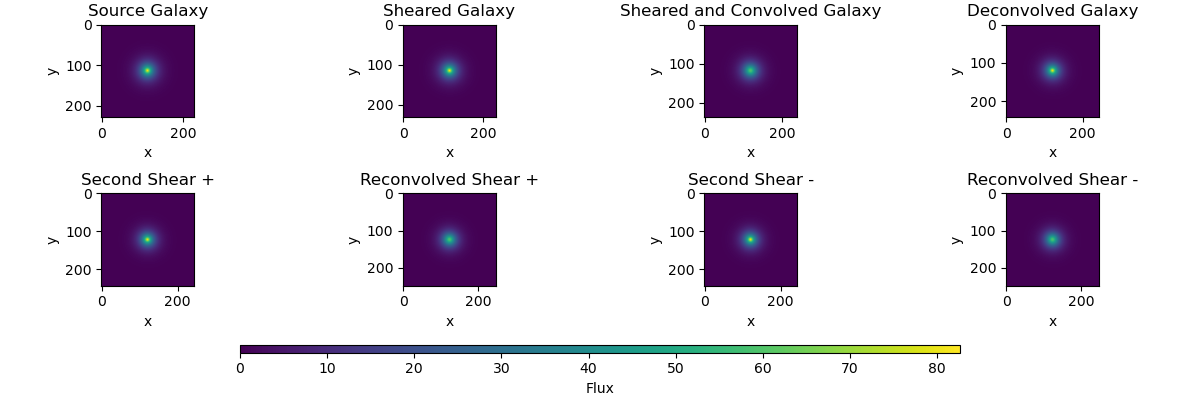

Here is the Python script that generated this plot:
"""
1. Creates a galaxy, shears it, convolves it with the PSF
2. Deconvolves by PSF, shears again, then reconvolves by PSF
"""

import galsim
import numpy as np
import matplotlib.pyplot as plt

#----------------

# Defining parameters
gal_flux = 1.e5
gal_r0 = 2.7

# Using Moffat profile for PSF
psf_beta = 5
psf_re = 1.0

pixel_scale = 0.2

# shear "exaggerator"
scalar = 5

# first shear
shear1_g1 = 0.01 
shear1_g2 = 0.01

# second shear
shear2_g1 = 0.001
shear2_g2 = 0.001


# Defining PSFs
psf1 = galsim.Moffat(flux=1., beta=psf_beta, half_light_radius=psf_re)
psf2 = psf1
psf3 = psf1


def center_crop_array(array, shape_x, shape_y):
	y, x = array.shape
	
	x_center = (x)//2
	x_delta = (shape_x)//2

	y_center = (y)//2
	y_delta = (shape_y)//2

	print(x_center, x_delta)
	print(y_center, y_delta)
	return array[x_center - x_delta:x_center + x_delta, y_center - y_delta:y_center + y_delta]


def double_shear(psf_real, psf_deconvolve, psf_reconvolve):

	# Creating galaxy from a brightness profile
	gal = galsim.Exponential(flux=gal_flux, scale_radius=gal_r0)

	# Shearing the galaxy
	sheared = gal.shear(g1=shear1_g1, g2=shear1_g2)

	
	# Convolving the sheared galaxy with the PSF
	convolved = galsim.Convolve(sheared, psf_real)

	# Deconvolving by psf_deconvolve
	inv_psf = galsim.Deconvolve(psf_deconvolve)
	deconvolved = galsim.Convolve(convolved, inv_psf)

	# Applying second shears
	sheared_plus = deconvolved.shear(g1=shear2_g1, g2=shear2_g2)
	sheared_minus = deconvolved.shear(g1= -shear2_g1, g2= -shear2_g2)

	# Reconvolving by psf_reconvolve
	reconvolved_plus = galsim.Convolve(sheared_plus, psf_reconvolve)
	reconvolved_minus = galsim.Convolve(sheared_minus, psf_reconvolve)


	source_galaxy = gal.drawImage(scale=pixel_scale)
	sheared_galaxy = sheared.drawImage(scale=pixel_scale)
	convolved_galaxy = convolved.drawImage(scale=pixel_scale)
	deconvolved_galaxy = deconvolved.drawImage(scale=pixel_scale)

	sheared_plus_galaxy = sheared_plus.drawImage(scale=pixel_scale)
	sheared_minus_galaxy = sheared_minus.drawImage(scale=pixel_scale)
	reconvolved_plus_galaxy = reconvolved_plus.drawImage(scale=pixel_scale)
	reconvolved_minus_galaxy = reconvolved_minus.drawImage(scale=pixel_scale)

	# Measuring galaxy shape parameters
	# We want to measure the shapes of reconvolved_plus_galaxy and reconvolved_minus_galaxy
	# the documentation recommends that we use the method='no_pixel' on the images

	plus_galaxy = reconvolved_plus.drawImage(scale=pixel_scale, method='no_pixel')
	minus_galaxy = reconvolved_minus.drawImage(scale=pixel_scale, method='no_pixel')

	plus_moments = plus_galaxy.FindAdaptiveMom()
	minus_moments = minus_galaxy.FindAdaptiveMom()

	plus_shape = plus_moments.observed_shape
	minus_shape = minus_moments.observed_shape

	e1_plus = plus_shape.e1
	e2_plus = plus_shape.e2

	e1_minus = minus_shape.e1
	e2_minus = minus_shape.e2

	print('plus ellipticities: ', e1_plus, e2_plus)
	print('minus ellipticities: ', e1_minus, e2_minus)

	# calculating the shear response matrix R
	R_11 = (e1_plus - e1_minus) / (2 * shear2_g1)
	R_12 = (e2_plus - e2_minus) / (2 * shear2_g1)
	R_21 = (e1_plus - e1_minus) / (2 * shear2_g2)
	R_22 = (e2_plus - e2_minus) / (2 * shear2_g2)

	R = np.array([[R_11, R_12],[R_21, R_22]])
	print("Shear Response matrix R:\n", R)


	# Displaying with matplotlib ------------------------
	images = [source_galaxy, sheared_galaxy, convolved_galaxy, deconvolved_galaxy, 
	sheared_plus_galaxy, sheared_minus_galaxy, reconvolved_plus_galaxy, reconvolved_minus_galaxy]

	vmax = max([np.max(image.array) for image in images])
	vmin = 0


	fig, axs = plt.subplots(2, 4, figsize=(12, 4), constrained_layout=True)

	im = axs[0][0].imshow(source_galaxy.array, vmin=vmin, vmax=vmax)
	axs[0][0].set_title('Source Galaxy')

	im = axs[0][1].imshow(sheared_galaxy.array, vmin=vmin, vmax=vmax)
	axs[0][1].set_title('Sheared Galaxy')

	im = axs[0][2].imshow(convolved_galaxy.array, vmin=vmin, vmax=vmax)
	axs[0][2].set_title('Sheared and Convolved Galaxy')

	im = axs[0][3].imshow(deconvolved_galaxy.array, vmin=vmin, vmax=vmax)
	axs[0][3].set_title('Deconvolved Galaxy')

	im = axs[1][0].imshow(sheared_plus_galaxy.array, vmin=vmin, vmax=vmax)
	axs[1][0].set_title('Second Shear +')

	im = axs[1][1].imshow(reconvolved_plus_galaxy.array, vmin=vmin, vmax=vmax)
	axs[1][1].set_title('Reconvolved Shear +')

	im = axs[1][2].imshow(sheared_minus_galaxy.array, vmin=vmin, vmax=vmax)
	axs[1][2].set_title('Second Shear -')

	im = axs[1][3].imshow(reconvolved_minus_galaxy.array, vmin=vmin, vmax=vmax)
	axs[1][3].set_title('Reconvolved Shear -')

	for height in range(2):
		for width in range(4):
			axs[height][width].set_xlabel('x')
			axs[height][width].set_ylabel('y')

	cb = fig.colorbar(im, ax=axs[:], location='bottom', shrink=0.6)
	cb.set_label('Flux')

	plt.savefig('deconvolve-shear-reconvolve.png')


	# Plots that show pixel-by-pixel differences between relevant plots

	# Difference between sheared_galaxy (pre-psf convolution) and deconvolved_galaxy (post-deconvolution)

	plt.figure()

	#reshaping deconvolved_galaxy.array
	deconvolved_galaxy_reshaped_array = center_crop_array(deconvolved_galaxy.array, 232, 232)

	plt.imshow(sheared_galaxy.array - deconvolved_galaxy_reshaped_array, vmin=vmin, vmax=vmax)
	plt.title('Pixel-by-pixel comparison of pre-PSF sheared galaxy and the convolved-deconvolved version')

	plt.show()

double_shear(psf1, psf2, psf3)

